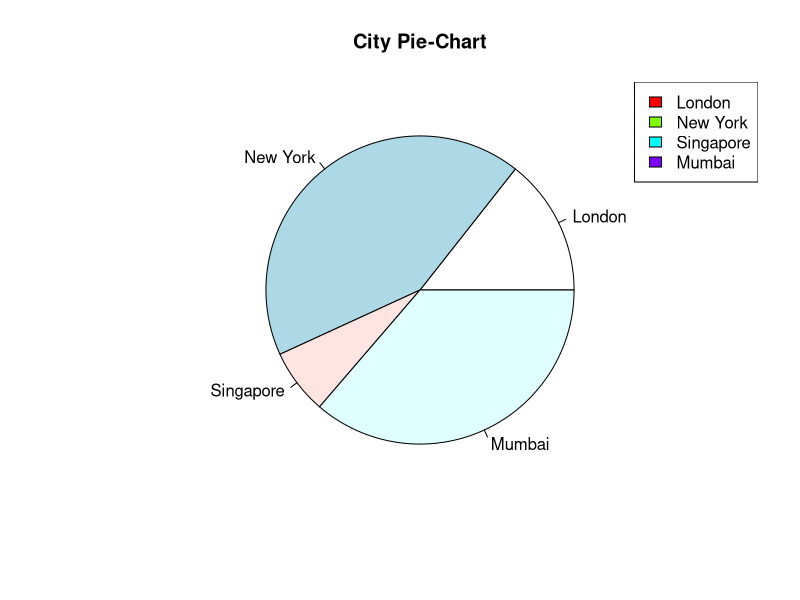

This figure's R source:
# Define the input vector
input_vector <- c(21, 62, 10, 53)

# Define the labels for the chart
labels <- c("London", "New York", "Singapore", "Mumbai")

# Create the pie chart with labels and a title
pie(input_vector, labels = labels, main = "City Pie-Chart")

# Add a legend to the chart
legend("topright", legend = labels, fill = rainbow(length(labels)))
